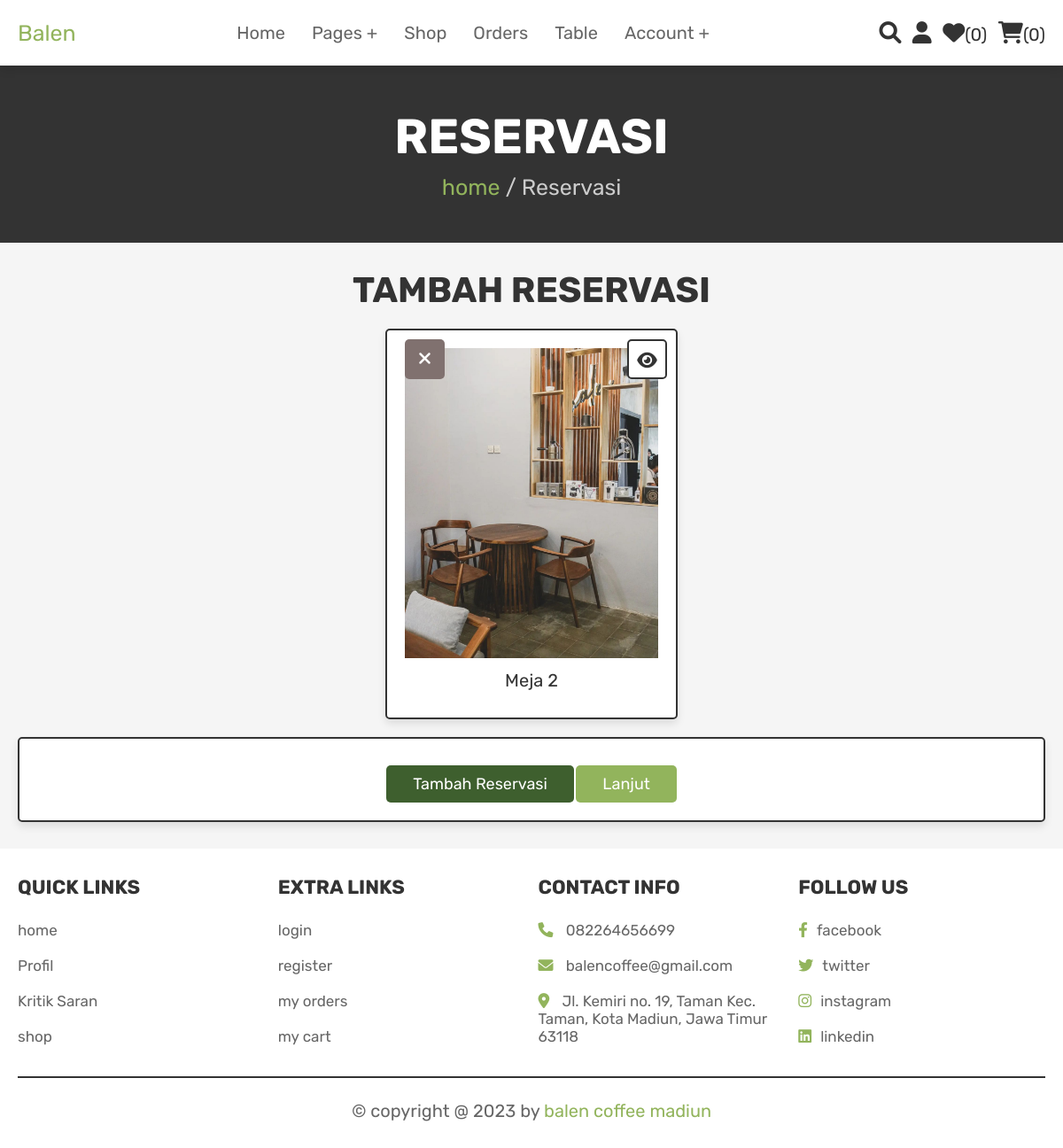
The page /reservation_process.php (signed in) on the database its author committed.
### tables this page shows
CREATE TABLE `reservasi` (
  `id` int(100) NOT NULL,
  `user_id` int(100) NOT NULL,
  `pid` int(100) NOT NULL,
  `name` varchar(100) NOT NULL,
  `price` int(100) NOT NULL,
  `quantity` int(100) NOT NULL,
  `image` varchar(100) NOT NULL
);

### reservation_process.php (the view, shortened to what this page needs)
<?php
@include 'config.php';
$user_id = $_SESSION['user_id'];
?>
<!DOCTYPE html>
<html lang="en">
<head>
   <link rel="stylesheet" href="https://cdnjs.cloudflare.com/ajax/libs/font-awesome/6.0.0/css/all.min.css">
   <link rel="stylesheet" href="css/style.css">
</head>
<body>
<?php @include 'header.php'; ?>
<section class="heading">
    <h3>Reservasi</h3>
    <p> <a href="home.php">home</a> / Reservasi </p>
</section>
<section class="shopping-cart">
    <h1 class="title">Tambah Reservasi</h1>
    <div class="box-container">
    <?php
        $select_cart = mysqli_query($conn, "SELECT * FROM `reservasi` WHERE user_id = '$user_id'") or die('query failed');
        if(mysqli_num_rows($select_cart) > 0){
            while($fetch_cart = mysqli_fetch_assoc($select_cart)){
    ?>
    <div  class="box">
        <a href="reservation_process.php?delete=<?php echo $fetch_cart['id']; ?>" class="fas fa-times" onclick="return confirm('delete this from cart?');"></a>
        <a href="view_page.php?pid=<?php echo $fetch_cart['pid']; ?>" class="fas fa-eye"></a>
        <img src="uploaded_img/<?php echo $fetch_cart['image']; ?>" alt="" class="image">
        <div class="name"><?php echo $fetch_cart['name']; ?></div>
    </div>
    <?php
        }}
    ?>
    </div>
    <div class="cart-total">
        <a href="reservation.php" class="option-btn">Tambah Reservasi</a>
        <a href="reserved.php" class="btn">Lanjut</a>
    </div>
</section>
<?php @include 'footer.php'; ?>
</body>
</html>

### css/style.css (style rules this page uses)
:root { --pink:#92b45c; --red:#80716f; --orange:#3e5f2e; --black:#333; --white:#fff; --light-color:#666; --light-white:#ccc; --light-bg:#f5f5f5; --border:.2rem solid var(--black); --box-shadow:0 .5rem 1rem rgba(0,0,0,.1); }
* { font-family: 'Rubik', sans-serif; margin:0; padding:0; box-sizing: border-box; outline: none; border:none; text-decoration: none; transition:all .2s linear; }
html { font-size: 62.5%; overflow-x: hidden; scroll-behavior: smooth; scroll-padding-top: 6.5rem; }
body { background: var(--light-bg); }
section { padding:3rem 2rem; }
.btn, .delete-btn, .option-btn { display: inline-block; border-radius: .5rem; margin-top: 1rem; font-size: 1.8rem; color:var(--white); cursor: pointer; padding:1rem 3rem; text-transform: capitalize; }
.btn { background-color: var(--pink); }
.option-btn { background-color: var(--orange); }
.heading { display: flex; flex-flow: column; align-items: center; justify-content: center; gap:1rem; background-color: var(--black); text-align: center; min-height: 25vh; }
.heading h3 { font-size: 5.5rem; color:var(--white); text-transform: uppercase; }
.heading p { font-size: 2.5rem; color:var(--light-white); }
.heading p a { color:var(--pink); }
.title { text-align: center; margin-bottom: 2rem; color:var(--black); text-transform: uppercase; font-size: 4rem; }
.shopping-cart .box-container { max-width: 1200px; margin:0 auto; display: grid; grid-template-columns: repeat(auto-fit, 33rem); gap:1.5rem; align-items: flex-start; justify-content: center; }
.shopping-cart .box-container .box { padding:2rem; text-align: center; background-color: var(--white); border:var(--border); box-shadow: var(--box-shadow); border-radius: .5rem; position: relative; }
.shopping-cart .box-container .box .image { height: 35rem; width: 100%; object-fit: cover; }
.shopping-cart .box-container .box .fa-eye, .shopping-cart .box-container .box .fa-times { position: absolute; top:1rem; height: 4.5rem; width: 4.5rem; line-height: 4.3rem; font-size: 2rem; border-radius: .5rem; }
.shopping-cart .box-container .box .fa-eye { right:1rem; border:var(--border); background-color: var(--white); color:var(--black); }
.shopping-cart .box-container .box .fa-times { background-color: var(--red); color:var(--white); }
.shopping-cart .box-container .box .name { font-size: 2rem; color:var(--black); margin:1rem 0; }
.shopping-cart .cart-total { max-width: 1200px; margin:0 auto; padding:2rem; text-align: center; background-color: var(--white); border:var(--border); box-shadow: var(--box-shadow); border-radius: .5rem; margin-top: 2rem; }

### rows shown on the page
reservasi: image (picture), name "Meja 2"

### other values the page prints
$wishlist_num_rows "0"
$cart_num_rows "0"
